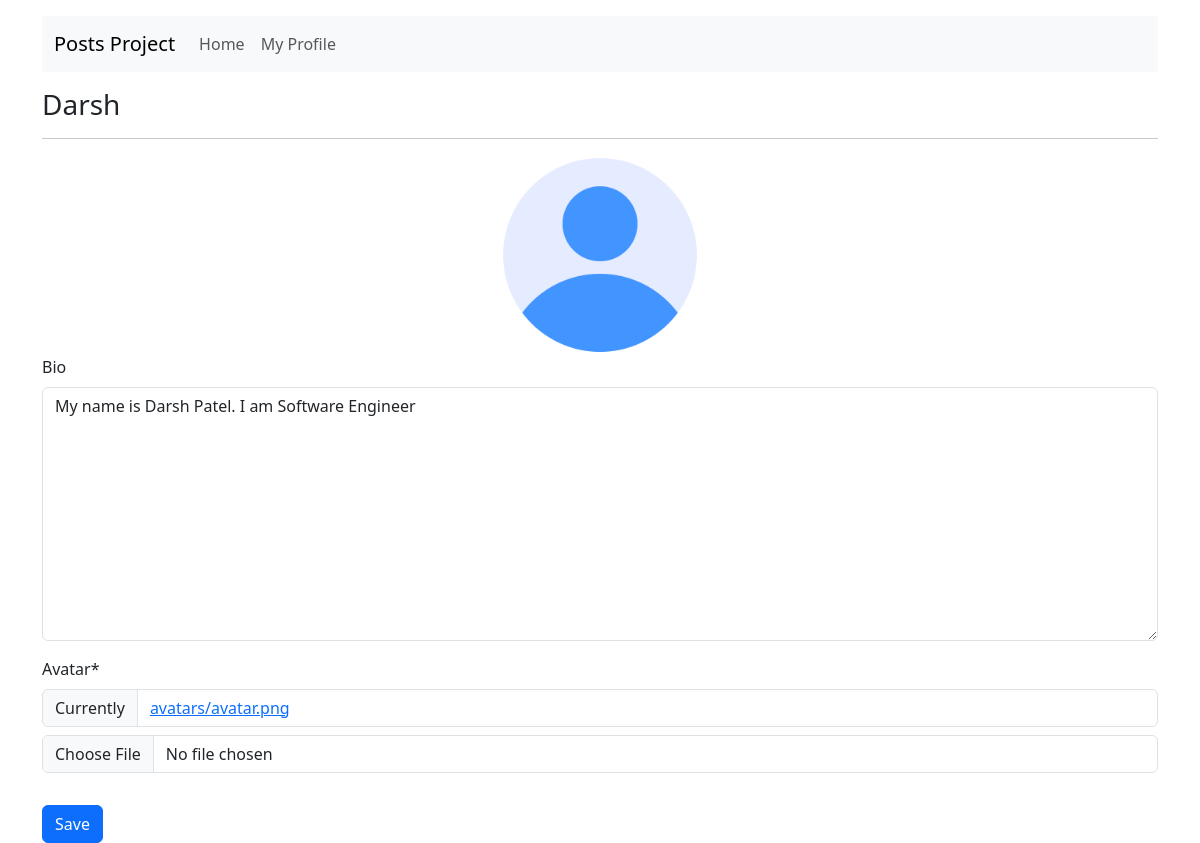
Before: /profiles/my/ (signed in) with the older database file.
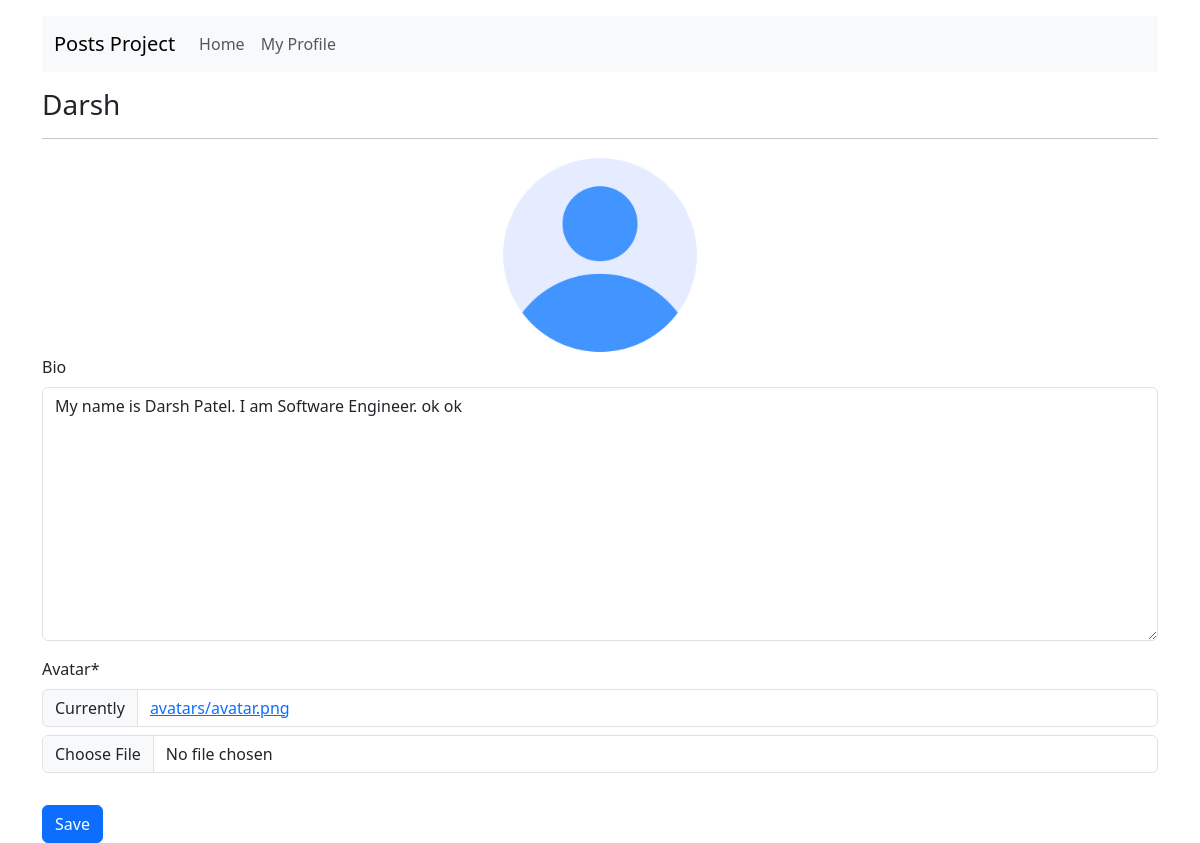
After: the same page with the newer database file.
### profiles/models.py (models this page shows, shortened)
class Profile(models.Model):
    user = models.OneToOneField(User, on_delete = models.CASCADE)
    bio = models.TextField(blank = True)
    avatar = models.ImageField(default = 'avatar.png', upload_to='avatars')
    updated = models.DateTimeField(auto_now = True)
    created = models.DateTimeField(auto_now_add = True)

### profiles/views.py (the view, shortened to what this page needs)
# urls.py: path("my/", my_profile_view, name="my-profile")
@login_required
def my_profile_view(request):
    obj = Profile.objects.get(user = request.user)
    form = ProfileForm(request.POST or None, request.FILES or None, instance=obj)
    context ={
        'obj': obj,
        'form': form,
    }
    return render(request, "profiles/main.html", context)

### profiles/forms.py
class ProfileForm(forms.ModelForm):
    class Meta:
        model = Profile
        fields = ['bio','avatar']

### profiles/templates/profiles/main.html (shortened to what this page needs)
{% extends "base.html" %}
{% load static %}
{% load crispy_forms_tags %}
{% block content %}
    <h3> {{obj.user}}</h3>
    <hr>
    <div class="text-center" id = "avatar-box">
        <img src = "{{ obj.avatar.url }}" class="rounded" height="200px" width="auto" alt = "{{obj.user.username}}">
    </div>
    <form id="profile-form">
        {{form|crispy}}
        <button type="submit" class="btn btn-primary mt-3">Save</button>
    </form>
{% endblock content %}

### templates/base.html (shortened to what this page needs)
{% load static %}
<!DOCTYPE html>
<html lang="en">
  <head>
    <link
      href="https://cdn.jsdelivr.net/npm/bootstrap@5.3.3/dist/css/bootstrap.min.css"
      rel="stylesheet"
    />
    <link rel="stylesheet" href="{% static 'style.css' %}" />
    <link rel="stylesheet" href="https://unpkg.com/dropzone@5/dist/min/dropzone.min.css" type="text/css" />
  </head>
  <body>
    <div class="container mt-3">
      {% include 'navbar.html' %}
    </div>
    <div class="container mt-3">{% block content %} {% endblock content %}</div>
  </body>
</html>

### templates/navbar.html (shortened to what this page needs)
<nav class="navbar navbar-expand-lg navbar-light bg-light">
    <div class="container-fluid">
      <a class="navbar-brand" href="{% url 'posts:main-board' %}">Posts Project</a>
      <div class="collapse navbar-collapse" id="navbarNav">
        <ul class="navbar-nav">
          <li class="nav-item">
            <a class="nav-link" href="/">Home</a>
          </li>
          <li class="nav-item">
            <a class="nav-link" href="{% url 'profiles:my-profile' %}">My Profile</a>
          </li>
        </ul>
      </div>
    </div>
  </nav>

Changed rows visible on the page:
changed Profile "Darsh": bio "My name is Darsh Patel. I am Software Engineer" → "My name is Darsh Patel. I am Software Engineer. ok ok"
